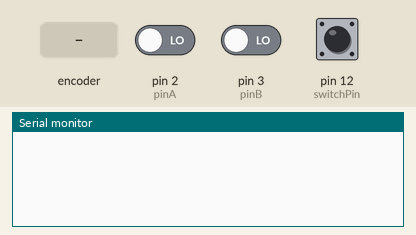
A sketch run on a simulated Arduino Uno, built with avr-gcc and run on an emulated ATmega328P. Shown: the last lines printed to the serial monitor. The inputs (shaded band) are chosen by the test bench; at power-on: pin 12 (switchPin) HIGH, pin 2 (pinA) LOW, pin 3 (pinB) LOW.

Above: at 1.2 s.
1.3 s: rotary encoder on pin 2 (pinA) / pin 3 (pinB) turned 1 step (first pin leading)
At 2.6 s:
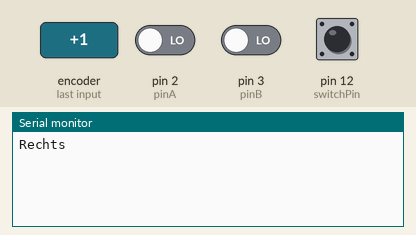
3.0 s: pin 12 (switchPin) pulled LOW for 0.15 s
At 3.7 s:
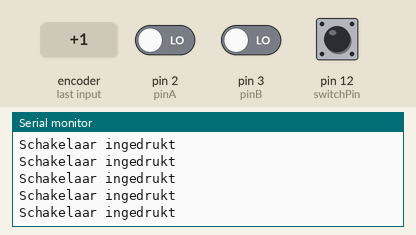
4.6 s: rotary encoder on pin 2 (pinA) / pin 3 (pinB) turned 2 steps (second pin leading)
At 6.1 s:
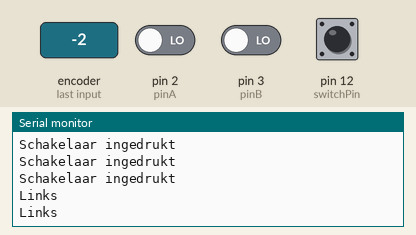
6.5 s: pin 12 (switchPin) driven LOW
At 7.5 s:
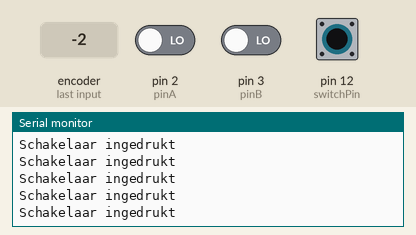

Measured:
- after the input at 1.3 s, the serial monitor: prints a new line after 0.05 s (image 1)
- after the input at 3.0 s, the serial monitor: prints a new line at once (image 2)
- after the input at 4.6 s, the serial monitor: prints a new line after 0.08 s (image 3)
- after the input at 6.5 s, the serial monitor: prints a new line at once (image 4)

The sketch:

rotary-encoder-deel-2.ino
```cpp
// (licence header left out)
int switchPin = 12;                        // drukknop pin
int switchState = HIGH;                    // waarde van de drukknop

volatile int pinA = 2;                              // Rotary encoder Pin A
int pinB = 3;                                       // Rotary encoder Pin B
volatile int pinAstateCurrent = LOW;                // Huidige staat van Pin A
volatile int pinAStateLast = pinAstateCurrent;      // Laatst gelezen staat van Pin A

void setup() {
  Serial.begin (9600);                     // Stel de seriële monitor in

  pinMode (switchPin, INPUT_PULLUP);       // Stel de switchPin in als invoer met ingebouwde PULLUP weerstand

  pinMode(pinA, INPUT);                    // Stel pinA in als invoer

  // Koppel een interrupt op PinA voor als deze veranderd (CHANGE) en voer de update functie
  // uit als deze verandering plaatsvindt.
  attachInterrupt(digitalPinToInterrupt(pinA), update, CHANGE);

  pinMode (pinB, INPUT);                   // Stel de pinB in als invoer

}

void loop() {

  // DRUKKNOP
  switchState = digitalRead(switchPin);    // Lees de digitale waarde van de schakelaar (LOW/HIGH)

  // Als de schakelaar is ingedrukt (LOW), print bericht
  if (switchState == LOW) {
      Serial.println("Schakelaar ingedrukt");
  }

}

void update() {

  /* LET OP: voor illustratieve doeleinden heb ik in deze interrupt functie gebruik gemaakt van Serial.println
   * Omdat de Serial bibliotheek zelf ook gebruikt maakt van interrupts kan dit problemen geven.
   * Maak daarom in je eigen projecten geen gebruik van Serial functies in interrupt functies
   */

  // ROTATIE RICHTING
  pinAstateCurrent = digitalRead(pinA);    // Lees de huidige staat van Pin A

  // Als er minimaal 1 tik gedraaid is
  if ((pinAStateLast == LOW) && (pinAstateCurrent == HIGH)) {

    if (digitalRead(pinB) == HIGH) {       // Als Pin B vervolgens HIGH is
      Serial.println("Links");             // Print op scherm
    } else {
      Serial.println("Rechts");            // Print op scherm
    }

  }

  pinAStateLast = pinAstateCurrent;        // Stel de laatst gelezen staat in op de huidige staat

}
```
